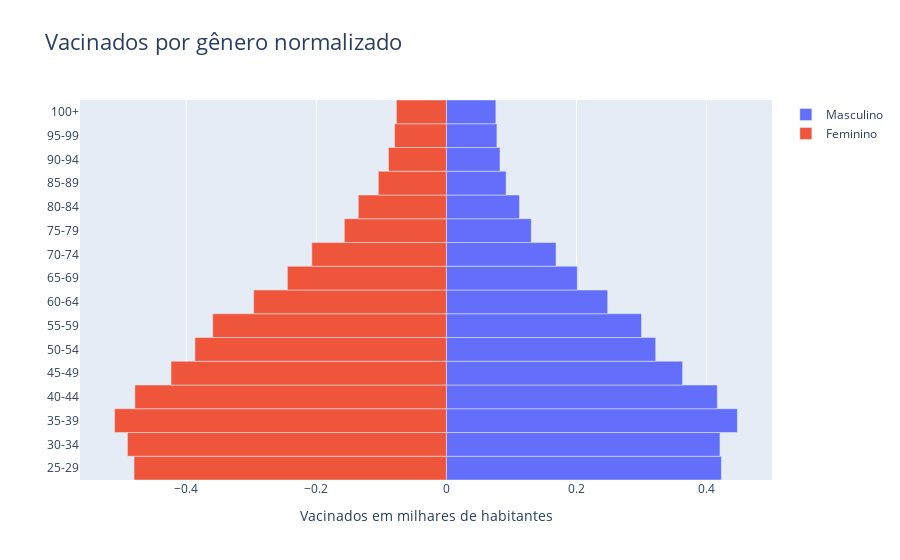

Notebook code cell kept with this figure:
### Code cell
fig = gp.Figure()
  

fig.add_trace(gp.Bar(y= y_age, x = x_M, 
                     name = 'Masculino', 
                     orientation = 'h'))
  

fig.add_trace(gp.Bar(y = y_age, x = x_F,
                     name = 'Feminino', orientation = 'h'))
  

fig.update_layout(title = 'Vacinados por gênero normalizado',
                 title_font_size = 22, barmode = 'relative',
                 bargap = 0.0, bargroupgap = 0,
                xaxis = dict(
                              title = 'Vacinados em milhares de habitantes',
                              title_font_size = 14)
                 )
  
fig.show()

### Figure 1 — Plotly figure (JSON) as saved in the notebook; plotly's stock layout.template omitted (floating-point values rounded to 4 significant figures)
{"data": [{"name": "Masculino", "orientation": "h", "type": "bar", "x": [0.4228, 0.4206, 0.4474, 0.4165, 0.3632, 0.3218, 0.3, 0.248, 0.2012, 0.1686, 0.1305, 0.1124, 0.09185, 0.0824, 0.07769, 0.07605], "y": ["25-29", "30-34", "35-39", "40-44", "45-49", "50-54", "55-59", "60-64", "65-69", "70-74", "75-79", "80-84", "85-89", "90-94", "95-99", "100+"]}, {"name": "Feminino", "orientation": "h", "type": "bar", "x": [-0.4802, -0.4903, -0.5101, -0.4789, -0.4233, -0.3866, -0.3592, -0.2962, -0.2444, -0.2069, -0.1569, -0.1354, -0.1046, -0.08901, -0.07964, -0.07687], "y": ["25-29", "30-34", "35-39", "40-44", "45-49", "50-54", "55-59", "60-64", "65-69", "70-74", "75-79", "80-84", "85-89", "90-94", "95-99", "100+"]}], "layout": {"bargap": 0, "bargroupgap": 0, "barmode": "relative", "title": {"font": {"size": 22}, "text": "Vacinados por gênero normalizado"}, "xaxis": {"title": {"font": {"size": 14}, "text": "Vacinados em milhares de habitantes"}}}}
